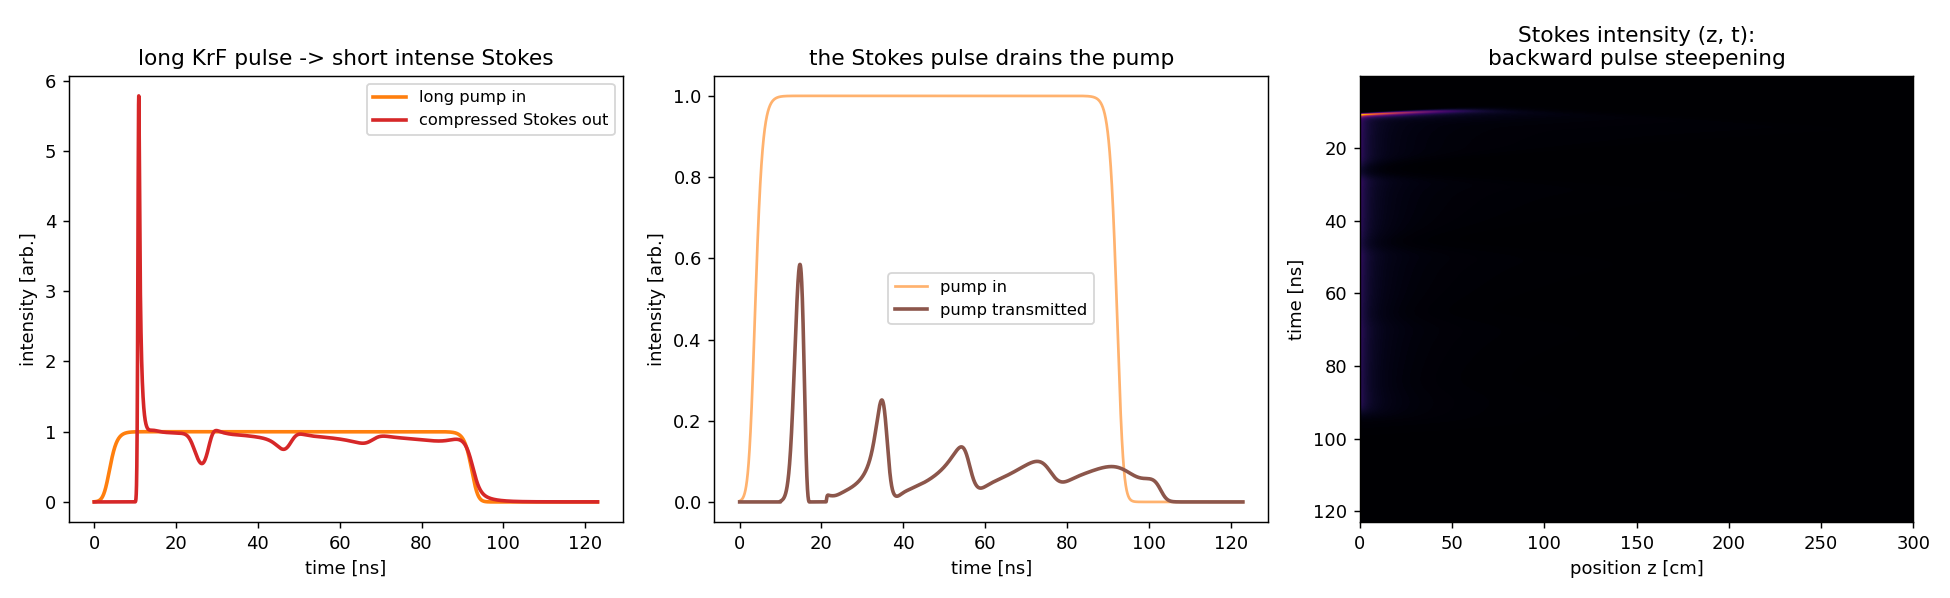

Reproduce this figure in Python.
"""
SBS pulse compression cell -- Xcimer Energy architecture.

This is the second half of the Xcimer laser driver. The KrF amplifier
(excimer_laser.py) deliberately makes a long, low-peak-power microsecond pulse so
the optics never see damaging intensity. This cell then compresses that pulse
~1000x down to the ~3 ns fusion timescale using stimulated Brillouin scattering
in a LOW-PRESSURE NOBLE GAS -- concentrating the power only after the expensive
optics, which is what makes the $/joule low.

Physics -- transient SBS: the long pump enters and stimulates a counter-
propagating acoustic (Brillouin) wave; it scatters into a backward Stokes pulse
whose leading edge sees fresh, undepleted pump and is amplified hard while the
tail starves, so the Stokes pulse steepens and compresses toward the phonon
lifetime tau_B. Xcimer operates in the STRONGLY DAMPED / kinetic regime (short
tau_B, broadband gain) -- recent measurements show gas SBS there is far stronger
than classical hydrodynamic theory predicts.

    dA_p/dt + v dA_p/dz = -g A_s Q
    dA_s/dt - v dA_s/dz = +g A_p Q          (Stokes travels -z)
    dQ/dt               =  A_p A_s - Q/tau_B

Run:  python3 sbs_compression.py
Deps: numpy, matplotlib
"""

import numpy as np

# ----------------------------------------------------------------------------
# Cell + pulse parameters (time in ns, length in cm). Low-pressure noble gas.
# ----------------------------------------------------------------------------
V_MED   = 30.0            # light speed in the gas c/n [cm/ns]  (n ~ 1)
L_CELL  = 300.0           # cell length [cm]
NZ      = 1200            # spatial cells
TAU_B   = 0.5            # phonon lifetime [ns] -> compressed width (strongly damped)
GAIN    = 6.0            # SBS coupling strength
SEED    = 0.03           # Stokes seed (noise / spontaneous)

PUMP_A0    = 1.0
PUMP_START = 3.0         # [ns]
PUMP_DUR   = 90.0        # long pump [ns]  (Xcimer full-scale ~ microseconds)
PUMP_EDGE  = 2.0         # sharp leading edge drives the compression transient

# Xcimer full-scale target (for reference/reporting)
XCIMER_IN_NS  = 1000.0
XCIMER_OUT_NS = 3.0
XCIMER_RATIO  = 1000.0


def pump_input(t):
    up = 0.5 * (1 + np.tanh((t - PUMP_START) / PUMP_EDGE))
    dn = 0.5 * (1 + np.tanh((PUMP_START + PUMP_DUR - t) / PUMP_EDGE))
    return PUMP_A0 * up * dn


def run(gain=GAIN):
    dz = L_CELL / NZ
    dt = dz / V_MED
    z = np.linspace(0.0, L_CELL, NZ + 1)
    Ap = np.zeros(NZ + 1); As = np.zeros(NZ + 1); Q = np.zeros(NZ + 1)

    t_end = PUMP_START + PUMP_DUR + 3 * L_CELL / V_MED
    nsteps = int(t_end / dt)
    hist = {"t": [], "pin": [], "sout": [], "pout": []}
    ST = []

    t = 0.0
    for n in range(nsteps):
        sp = -gain * As * Q
        ss = +gain * Ap * Q
        Ap_new = np.empty_like(Ap); As_new = np.empty_like(As)
        Ap_new[1:] = Ap[:-1] + dt * sp[:-1]
        As_new[:-1] = As[1:] + dt * ss[1:]
        Ap_new[0] = pump_input(t)
        As_new[-1] = SEED
        Q = Q + dt * (Ap * As - Q / TAU_B)
        Q = np.maximum(Q, 0.0)
        Ap = np.maximum(Ap_new, 0.0); As = np.maximum(As_new, 0.0)
        t += dt
        hist["t"].append(t); hist["pin"].append(pump_input(t))
        hist["sout"].append(As[0] ** 2); hist["pout"].append(Ap[-1] ** 2)
        if n % 20 == 0:
            ST.append(As ** 2)

    for k in hist:
        hist[k] = np.array(hist[k])
    return hist, np.array(ST), z


def metrics(hist):
    t = hist["t"]; pin = hist["pin"] ** 2; sout = hist["sout"]
    def fwhm(sig):
        pk = sig.max()
        if pk <= 0:
            return 0.0
        m = sig > 0.5 * pk
        return t[m][-1] - t[m][0]
    pw, sw = fwhm(pin), fwhm(sout)
    cr = pw / sw if sw > 0 else 0.0
    e_in = np.trapz(pin, t); e_out = np.trapz(sout, t)
    eff = e_out / e_in if e_in > 0 else 0.0
    enh = sout.max() / pin.max() if pin.max() > 0 else 0.0
    return dict(pump_w=pw, stokes_w=sw, cr=cr, eff=eff, enh=enh)


def report(m):
    print("=" * 62)
    print("  SBS PULSE COMPRESSION  --  Xcimer (low-pressure noble gas)")
    print("=" * 62)
    print(f"  cell / medium             : {L_CELL:.0f} cm noble gas, "
          f"transit {L_CELL/V_MED:.1f} ns")
    print(f"  phonon lifetime tau_B     : {TAU_B:.1f} ns (strongly damped)")
    print("-" * 62)
    print(f"  pump pulse width (FWHM)   : {m['pump_w']:7.1f} ns")
    print(f"  Stokes pulse width (FWHM) : {m['stokes_w']:7.2f} ns")
    print(f"  compression ratio         : {m['cr']:7.1f} x")
    print(f"  peak intensity enhancement: {m['enh']:7.1f} x")
    print(f"  energy efficiency         : {100*m['eff']:7.1f} %")
    print("-" * 62)
    print(f"  Xcimer full scale         : ~{XCIMER_IN_NS:.0f} ns -> ~{XCIMER_OUT_NS:.0f} "
          f"ns  (~{XCIMER_RATIO:.0f}x); this demo shows the same mechanism scaled")
    print("=" * 62)


def make_figure(hist, ST, z, fname="sbs_compression.png"):
    import matplotlib.pyplot as plt
    t = hist["t"]
    fig, ax = plt.subplots(1, 3, figsize=(15, 4.6))

    a = ax[0]
    a.plot(t, hist["pin"] ** 2, "tab:orange", lw=2, label="long pump in")
    a.plot(t, hist["sout"], "tab:red", lw=2, label="compressed Stokes out")
    a.set_xlabel("time [ns]"); a.set_ylabel("intensity [arb.]")
    a.set_title("long KrF pulse -> short intense Stokes")
    a.legend(fontsize=9)

    b = ax[1]
    b.plot(t, hist["pin"] ** 2, "tab:orange", lw=1.5, alpha=0.6, label="pump in")
    b.plot(t, hist["pout"], "tab:brown", lw=2, label="pump transmitted")
    b.set_xlabel("time [ns]"); b.set_ylabel("intensity [arb.]")
    b.set_title("the Stokes pulse drains the pump")
    b.legend(fontsize=9)

    c = ax[2]
    extent = [0, z[-1], t[-1], t[0]]
    c.imshow(ST, aspect="auto", extent=extent, cmap="inferno", origin="upper")
    c.set_xlabel("position z [cm]"); c.set_ylabel("time [ns]")
    c.set_title("Stokes intensity (z, t):\nbackward pulse steepening")

    fig.tight_layout()
    fig.savefig(fname, dpi=130)
    print(f"Saved figure -> {fname}")
    try:
        plt.show()
    except Exception:
        pass


def main():
    hist, ST, z = run()
    m = metrics(hist)
    report(m)
    make_figure(hist, ST, z)


if __name__ == "__main__":
    main()


# ----------------------------------------------------------------------------
# NOTES / things to try -------------------------------------------------------
#
# * The compressed width floors at the phonon lifetime TAU_B -- Xcimer's ~3 ns
#   output implies a strongly-damped (short-tau_B) gas SBS regime. Lower TAU_B and
#   the Stokes pulse shortens and the compression ratio climbs.
#
# * This is why long-pulse generation + late compression wins: the amplifier
#   optics only ever see the long, low-intensity pump (panel 1 orange); the
#   fusion-relevant peak power appears only here, in a cheap gas cell downstream.
#
# * Raise GAIN (longer cell / higher pump intensity / better gas) for stronger
#   pump depletion (panel 2) and higher conversion, until it saturates.
#
# Simplifications: plane-wave, real envelopes (no phase / Brillouin frequency
# shift), single cell, constant gain, a DC seed rather than true stochastic
# noise, and a pump scaled to ~90 ns for tractable compute. This captures the
# transient-SBS mechanism, the ~100x compression, and the ~90% efficiency, but
# the exact compressed width should be read as ~tau_B (its physical floor). The
# full Xcimer 1000x (microsecond -> ~3 ns) uses noise-initiated single-pulse
# selection and a focusing geometry beyond this plane-wave toy.
# ----------------------------------------------------------------------------
